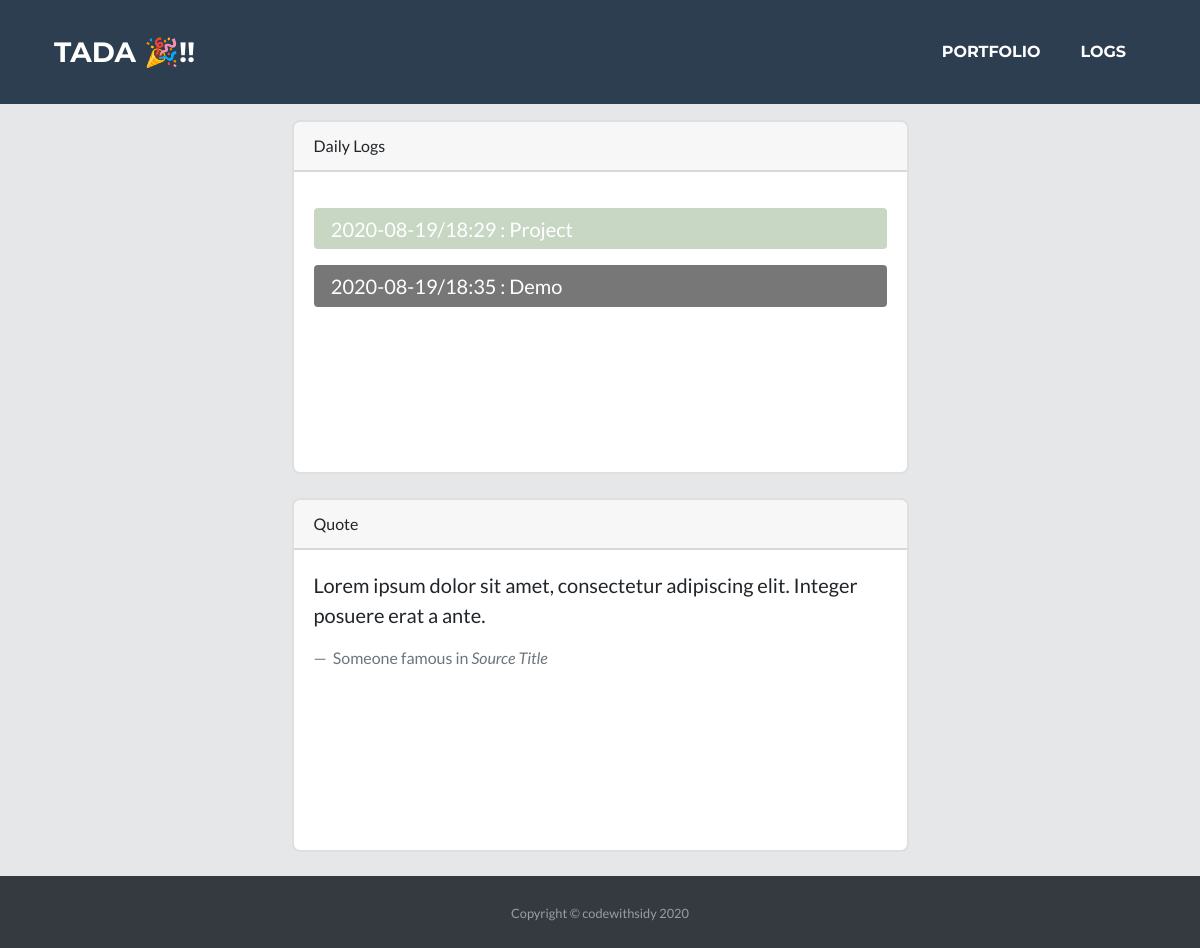
Page /logs on the earlier database version.
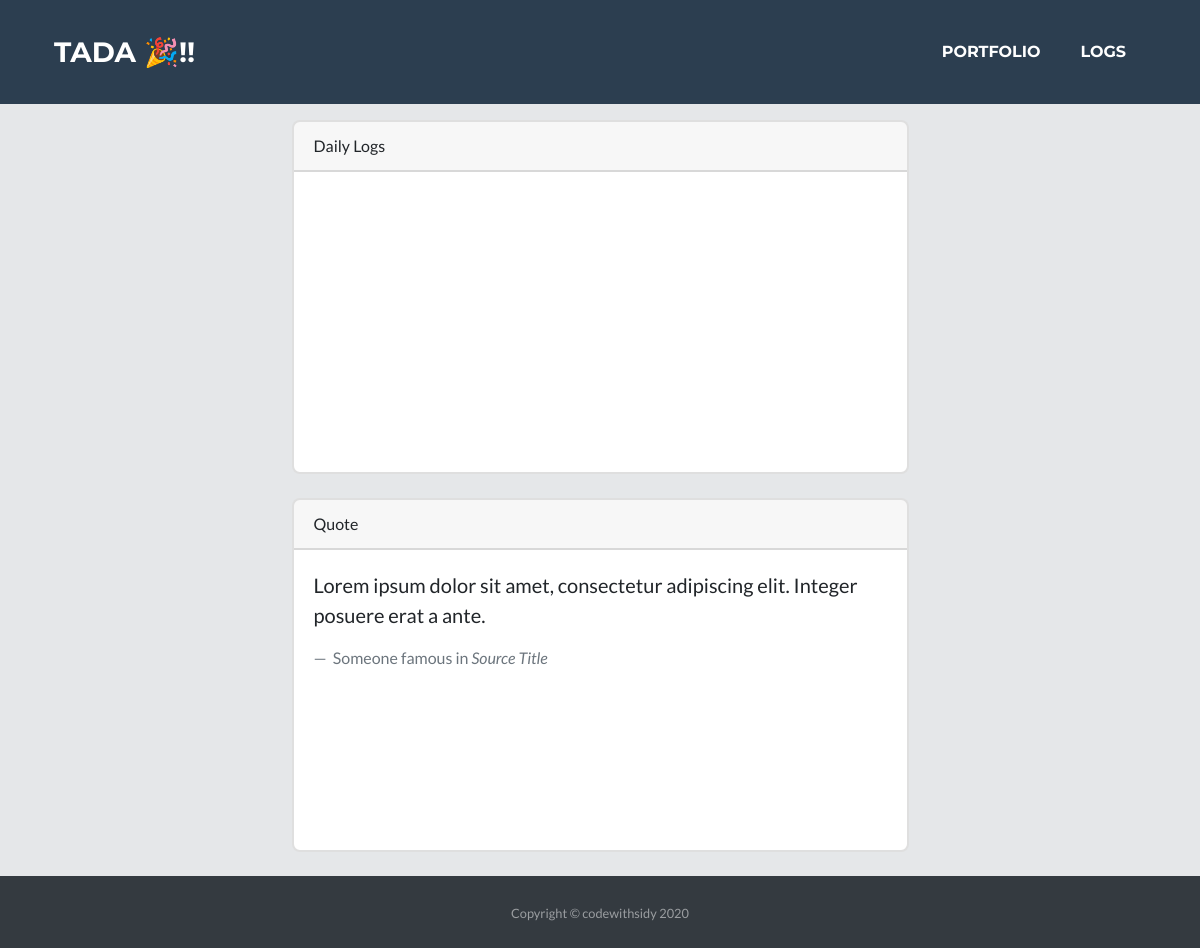
Same page on the later database version.
### app.py (models this page shows)
class Logs(db.Model):
    log_id = db.Column(db.Integer, primary_key=True)
    name = db.Column(db.String(50))
    color = db.Column(db.String(50))
    date = db.Column(db.String(50))
    time = db.Column(db.String(50))
    details = db.Column(db.String(5000))

### app.py (the view)
@app.route('/logs')
def logs():
    data = Logs.query.all()
    datatodos = Todos.query.all()
    return render_template('logs.html',data=data,datatodos=datatodos)

### templates/logs.html (shortened to what this page needs)
<!DOCTYPE html>
<html lang="en">
  <head>
    <link
      href="{{url_for('static',filename='css/styles.css')}}"
      rel="stylesheet"
    />
  </head>
  <body class="d-flex flex-column">
    <header class="bg-primary text-center py-2 mb-2">
      <nav class="navbar navbar-expand-lg bg-secondary text-uppercase fixed-top" id="mainNav">
        <div class="container">
            <a class="navbar-brand js-scroll-trigger" href="#page-top">Tada 🎉!!</a>
            <div class="collapse navbar-collapse" id="navbarResponsive">
                <ul class="navbar-nav ml-auto">
                    <li class="nav-item mx-0 mx-lg-1"><a class="nav-link py-3 px-0 px-lg-3 rounded js-scroll-trigger" href="{{url_for('index')}}">Portfolio</a></li>
                    <li class="nav-item mx-0 mx-lg-1"><a class="nav-link py-3 px-0 px-lg-3 rounded js-scroll-trigger" href="{{url_for('logs')}}">Logs</a></li>
                </ul>
            </div>
        </div>
    </nav>
    </header>
    <div id="page-content">
      <div class="container ">
        <div class="row justify-content-center">
          <div class="col-md-7">
            <br />
            <div class="card">
              <div class="card-header">
                Daily Logs
              </div>
              <div class="card-body stuck">
                {% for i in data %}
                <blockquote class="blockquote mb-0">
                  <p>
                    <div class="btn-primary formButtonfront " data-toggle="collapse" href="#{{i.name}}{{i.log_id}}" role="button" aria-expanded="false" aria-controls="collapseExample" style="border-radius: 4px;padding:1%; background-color: {{i.color}}">
                        &nbsp; &nbsp;{{i.date}}/{{i.time}} : {{i.name}}
                      </div>
                  </p>
                </blockquote>
                {% endfor %}
              </div>
            </div>
            <br />
            <div class="card">
              <div class="card-header">
                Quote
              </div>
              <div class="card-body stuck">
                <blockquote class="blockquote mb-0">
                  <p>
                    Lorem ipsum dolor sit amet, consectetur adipiscing elit.
                    Integer posuere erat a ante.
                  </p>
                  <footer class="blockquote-footer">
                    Someone famous in
                    <cite title="Source Title">Source Title</cite>
                  </footer>
                </blockquote>
              </div>
            </div>
            <br />
          </div>
        </div>
      </div>
    </div>
    <footer id="sticky-footer" class="py-4 bg-dark text-white-50">
      <div class="container text-center">
        <small>Copyright &copy; codewithsidy 2020</small>
      </div>
    </footer>
  </body>
</html>

Differences in the rows shown:
removed Logs: date "2020-08-19", time "18:29", name "Project"
removed Logs: date "2020-08-19", time "18:35", name "Demo"
